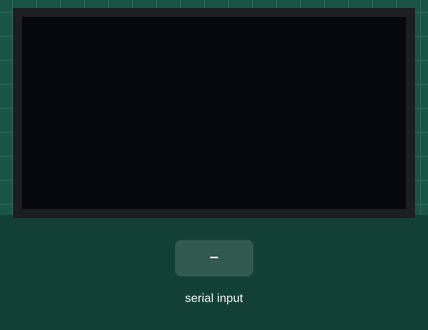
Recording of a sketch running on a simulated ESP32. On the bench: 128×64 one-colour display. The test bench sets the inputs (shaded band).

Above: at 1.2 s.
1.3 s: "90,45\n" received over the second serial link
At 2.5 s:
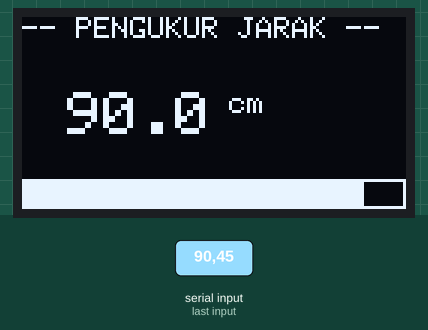
2.8 s: "5\n" received over the second serial link
At 3.9 s:
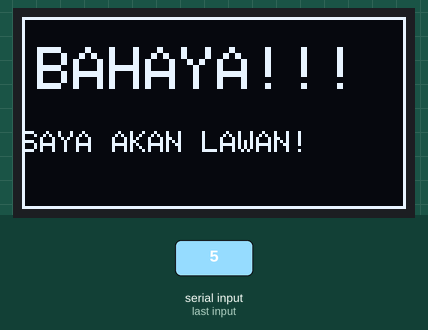
4.3 s: "90\n" received over the second serial link
At 5.1 s:
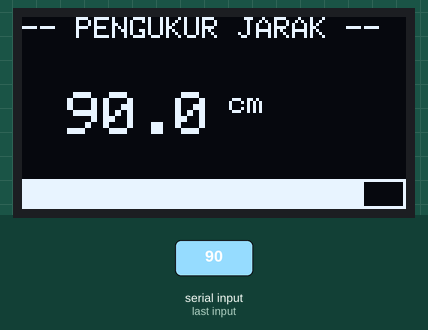
Timing chart, 0 to 7.3 s (numbered marks = the images above; inputs shaded):
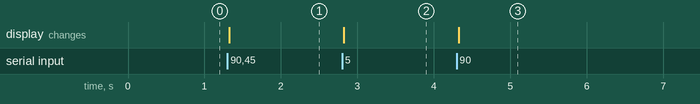

Measured:
- after the input at 1.3 s, the display: changes at once (image 1)
- after the input at 2.8 s, the display: changes at once (image 2)
- after the input at 4.3 s, the display: changes at once (image 3)

The sketch:

PRACTICALJOKES_esp32receiverndisplay.ino
```cpp
#include <Wire.h>
#include <Adafruit_GFX.h>
#include <Adafruit_SSD1306.h>

#define SCREEN_WIDTH 128
#define SCREEN_HEIGHT 64
#define OLED_RESET    -1

#define SDA_PIN 8
#define SCL_PIN 9
#define RX_PIN 20
#define TX_PIN 21

Adafruit_SSD1306 display(SCREEN_WIDTH, SCREEN_HEIGHT, &Wire, OLED_RESET);

String incomingData = "";
float distance = 0.0;

void setup() {
  Serial.begin(115200);
  Serial1.begin(9600, SERIAL_8N1, RX_PIN, TX_PIN);

  Wire.begin(SDA_PIN, SCL_PIN);
  if (!display.begin(SSD1306_SWITCHCAPVCC, 0x3C)) {
    for (;;);
  }

  display.clearDisplay();
  display.setTextColor(WHITE);
  display.display();
}

void loop() {
  if (Serial1.available() > 0) {
    incomingData = Serial1.readStringUntil('\n');
    incomingData.trim();
    distance = incomingData.toFloat();

    display.clearDisplay();

    // Tampilan Khusus saat jarak <= 5cm
    if (distance > 0 && distance <= 5.0) {
      display.setTextSize(2);
      display.setCursor(5, 10);
      display.println("BAHAYA!!!");
      display.setTextSize(1);
      display.setCursor(0, 38);
      display.println("SAYA AKAN LAWAN!");
      display.drawRect(0, 0, 128, 64, WHITE); // Frame peringatan
    }
    else if (distance < 0 || distance > 400) {
      display.setTextSize(1);
      display.setCursor(0, 0);
      display.println("-- PENGUKUR JARAK --");
      display.setCursor(10, 30);
      display.println("DI LUAR JANGKAUAN!");
    }
    else {
      display.setTextSize(1);
      display.setCursor(0, 0);
      display.println("-- PENGUKUR JARAK --");
      display.setTextSize(2);
      display.setCursor(15, 25);
      display.print(distance, 1);
      display.setTextSize(1);
      display.print(" cm");

      int barWidth = map(constrain((int)distance, 2, 100), 2, 100, 0, 128);
      display.drawRect(0, 54, 128, 10, WHITE);
      display.fillRect(0, 54, barWidth, 10, WHITE);
    }

    display.display();
  }
}
```
